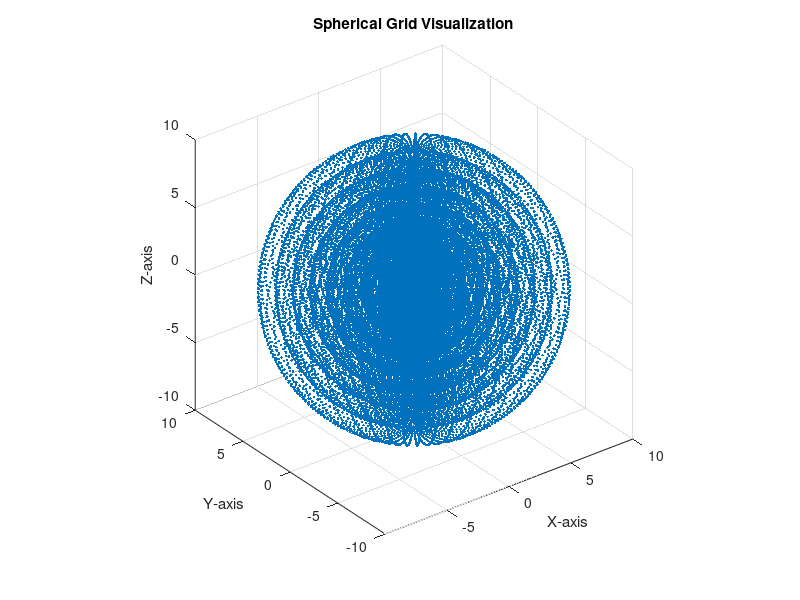

Write MATLAB code to recreate this figure.
% Define the number of points for each spherical coordinate
num_theta = 50;
num_phi = 100;
num_r = 10;

% Define the ranges for the spherical coordinates
theta = linspace(0, 2*pi, num_theta); % Azimuthal angle
phi = linspace(0, pi, num_phi);       % Polar angle
r = linspace(0, 10, num_r);           % Radial distance

% Create the grid
[Theta, Phi, R] = meshgrid(theta, phi, r);

% Convert spherical coordinates to Cartesian coordinates
X = R .* sin(Phi) .* cos(Theta);
Y = R .* sin(Phi) .* sin(Theta);
Z = R .* cos(Phi);

% Visualize the spherical grid points
scatter3(X(:), Y(:), Z(:), '.');

% Add labels and title
xlabel('X-axis');
ylabel('Y-axis');
zlabel('Z-axis');
title('Spherical Grid Visualization');

% Set aspect ratio for better visualization
axis equal;
grid on;

